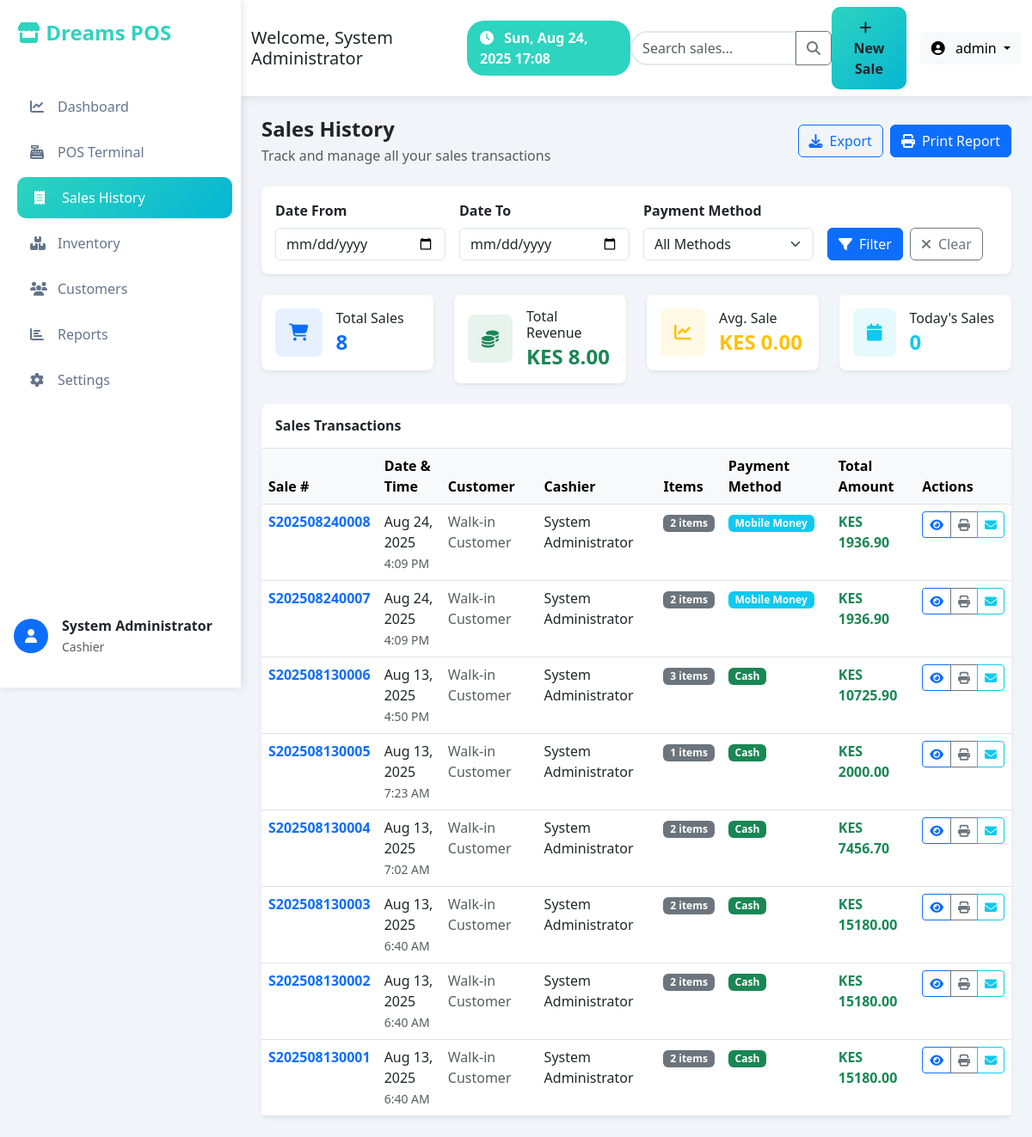
/sales/ (signed in), run on an earlier commit of the app's database.
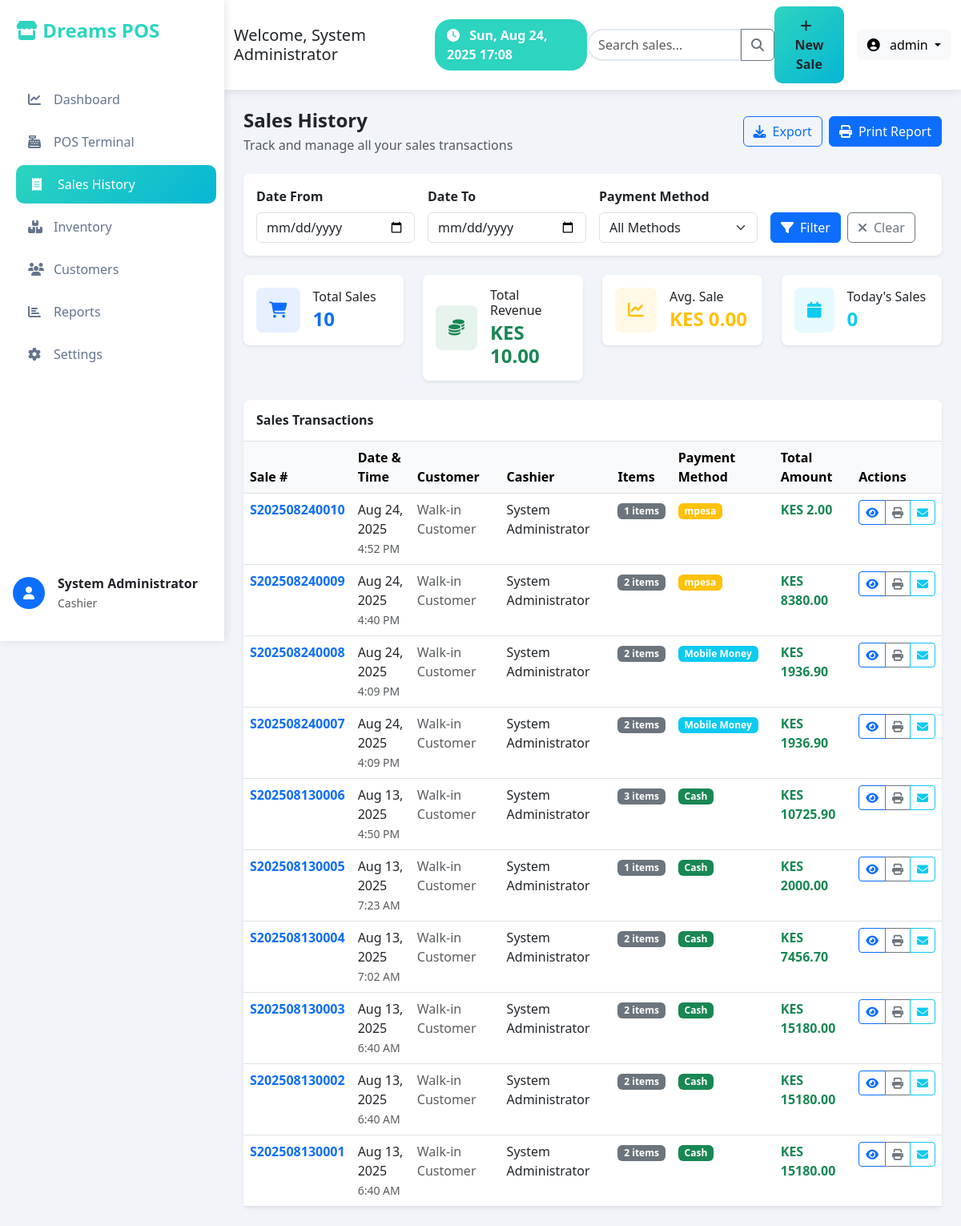
And on a later commit of the database.
### pos_application/models.py (models this page shows, shortened)
class Sale(models.Model):
    PAYMENT_METHODS = [
        ('cash', 'Cash'),
        ('card', 'Card'),
        ('mobile', 'Mobile Money'),
        ('credit', 'Credit'),
    ]
    STATUS_CHOICES = [
        ('pending', 'Pending'),
        ('completed', 'Completed'),
        ('cancelled', 'Cancelled'),
    ]
    sale_number = models.CharField(max_length=20, unique=True)
    status = models.CharField(max_length=20,choices=STATUS_CHOICES,default='completed',help_text="Sale status")
    customer = models.ForeignKey(Customer, on_delete=models.SET_NULL, null=True, blank=True)
    cashier = models.ForeignKey(User, on_delete=models.CASCADE)
    total_amount = models.DecimalField(max_digits=10, decimal_places=2)
    discount_amount = models.DecimalField(max_digits=10, decimal_places=2, default=0.00)
    tax_amount = models.DecimalField(max_digits=10, decimal_places=2, default=0.00)
    final_amount = models.DecimalField(max_digits=10, decimal_places=2)
    payment_method = models.CharField(max_length=20, choices=PAYMENT_METHODS, default='cash')
    amount_paid = models.DecimalField(max_digits=10, decimal_places=2)
    change_given = models.DecimalField(max_digits=10, decimal_places=2, default=0.00)
    created_at = models.DateTimeField(auto_now_add=True)

### pos_application/views.py (the view)
# urls.py: path('sales/', views.sales_history, name='sales_history'),
@login_required
def sales_history(request):
    sales = Sale.objects.select_related('customer', 'cashier').order_by('-created_at')
    date_from = request.GET.get('date_from')
    date_to = request.GET.get('date_to')
    if date_from:
        sales = sales.filter(created_at__date__gte=date_from)
    if date_to:
        sales = sales.filter(created_at__date__lte=date_to)
    context = {
        'sales': sales,
        'date_from': date_from,
        'date_to': date_to,
    }
    return render(request, 'sales_history.html', context)

### templates/sales_history.html (shortened to what the changed rows need)
{% extends 'base.html' %}
{% load static %}
{% block content %}
<div class="row">
    <div class="col-12">
        <div class="row mb-4">
            <div class="col-md-3">
                <div class="bg-white rounded-3 p-3 shadow-sm">
                    <div class="d-flex align-items-center">
                        <div>
                            <h6 class="mb-1">Total Sales</h6>
                            <h4 class="fw-bold text-primary mb-0">{{ sales.count }}</h4>
                        </div>
                    </div>
                </div>
            </div>
            <div class="col-md-3">
                <div class="bg-white rounded-3 p-3 shadow-sm">
                    <div class="d-flex align-items-center">
                        <div>
                            <h6 class="mb-1">Total Revenue</h6>
                            <h4 class="fw-bold text-success mb-0">KES {% widthratio sales|length 1 1 as total_revenue %}{{ total_revenue|floatformat:2|default:"0.00" }}</h4>
                        </div>
                    </div>
                </div>
            </div>
        </div>
        <div class="bg-white rounded-3 shadow-sm">
            <div class="table-responsive">
                <table class="table table-hover mb-0">
                    <thead class="table-light">
                        <tr>
                            <th>Sale #</th>
                            <th>Date & Time</th>
                            <th>Customer</th>
                            <th>Cashier</th>
                            <th>Items</th>
                            <th>Payment Method</th>
                            <th>Total Amount</th>
                            <th>Actions</th>
                        </tr>
                    </thead>
                    <tbody>
                        {% for sale in sales %}
                        <tr>
                            <td>
                                <span class="fw-semibold text-primary">{{ sale.sale_number }}</span>
                            </td>
                            <td>
                                <div>{{ sale.created_at|date:"M d, Y" }}</div>
                                <small class="text-muted">{{ sale.created_at|time:"g:i A" }}</small>
                            </td>
                            <td>
                                {% if sale.customer %}
                                    <div>{{ sale.customer.name }}</div>
                                    <small class="text-muted">{{ sale.customer.get_loyalty_tier_display }}</small>
                                {% else %}
                                    <span class="text-muted">Walk-in Customer</span>
                                {% endif %}
                            </td>
                            <td>{{ sale.cashier.get_full_name|default:sale.cashier.username }}</td>
                            <td>
                                <span class="badge bg-secondary">{{ sale.items.count }} items</span>
                            </td>
                            <td>
                                <span class="badge
                                    {% if sale.payment_method == 'cash' %}bg-success
                                    {% elif sale.payment_method == 'card' %}bg-primary
                                    {% elif sale.payment_method == 'mobile' %}bg-info
                                    {% else %}bg-warning{% endif %}">
                                    {{ sale.get_payment_method_display }}
                                </span>
                            </td>
                            <td>
                                <span class="fw-bold text-success">KES {{ sale.final_amount }}</span>
                            </td>
                            <td>
                                <div class="btn-group btn-group-sm">
                                    <a href="{% url 'sale_detail' sale.id %}" class="btn btn-outline-primary" title="View Details">
                                        <i class="fas fa-eye"></i>
                                    </a>
                                    <button class="btn btn-outline-secondary" onclick="printReceipt({{ sale.id }})" title="Print Receipt">
                                        <i class="fas fa-print"></i>
                                    </button>
                                    <button class="btn btn-outline-info" onclick="emailReceipt({{ sale.id }})" title="Email Receipt">
                                        <i class="fas fa-envelope"></i>
                                    </button>
                                </div>
                            </td>
                        </tr>
                        {% endfor %}
                    </tbody>
                </table>
            </div>
        </div>
    </div>
</div>
{% endblock %}

What changed in the data, as far as the page shows it:
added Sale: sale_number "S202508240010", created_at "Aug 24, 2025", created_at "4:52 PM", shows "Walk-in Customer", cashier.get_full_name "System Administrator", items.count "1", payment_method "mpesa", final_amount "2.00"
added Sale: sale_number "S202508240009", created_at "Aug 24, 2025", created_at "4:40 PM", shows "Walk-in Customer", cashier.get_full_name "System Administrator", items.count "2", payment_method "mpesa", final_amount "8380.00"
Also different on the page:
{{ sales.count }}: "8" → "10"
{{ total_revenue|floatformat:2|default:"0.00" }}: "8.00" → "10.00"
